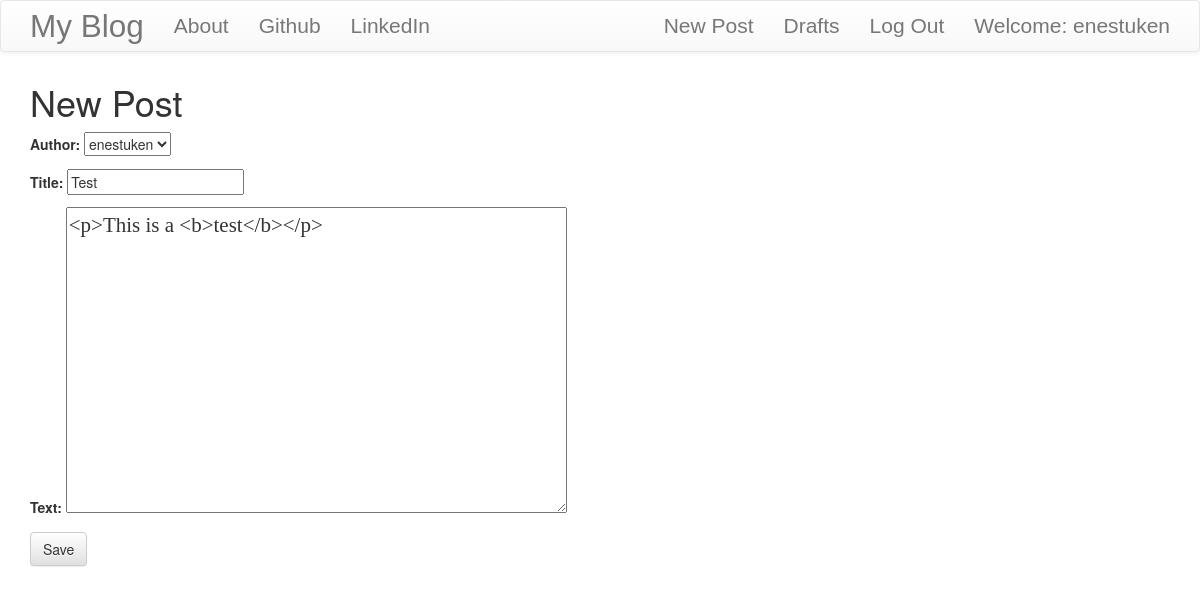
/post/1/edit/ (signed in), run on an earlier commit of the app's database.
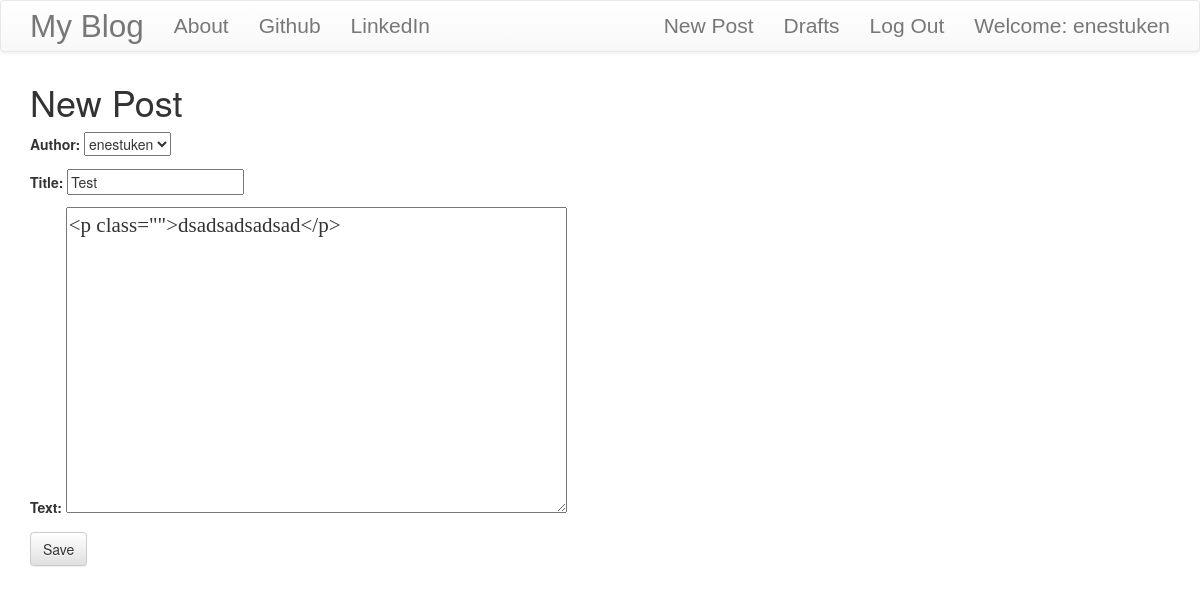
And on a later commit of the database.
### blog/models.py (models this page shows, shortened)
class Post(models.Model):
    author = models.ForeignKey('auth.User',on_delete = models.CASCADE)
    title = models.CharField(max_length=200)
    text = models.TextField()
    create_date = models.DateTimeField(default=timezone.now)
    published_date = models.DateTimeField(blank=True,null=True)

### blog/views.py (the view)
# urls.py: path('post/<int:pk>/edit/',views.PostUpdateView.as_view(),name='post_edit'),
class PostUpdateView(LoginRequiredMixin,UpdateView):
    login_url = '/login/'
    redirect_field_name = 'blog/post_detail.html'
    form_class = PostForm
    model = Post

### blog/forms.py
class PostForm(forms.ModelForm):
    class Meta():
        model = Post
        fields = ('author','title','text')
        widgets = {
                    'title':forms.TextInput(attrs={'class':'textinputclass'}),
                    'text':forms.Textarea(attrs={'class':'editable medium-editor-textarea postcontent'}),
        }

### blog/templates/blog/post_form.html (shortened to what this page needs)
{% extends "blog/base.html" %}
{% block content %}
<h1>New Post</h1>
<form class="post-form" method="POST">
    {{form.as_p}}
    <button type="submit" class="save btn btn-default">Save</button>
</form>
{% endblock %}

What changed in the data, as far as the page shows it:
changed Post "enestuken": text "<p>This is a <b>test</b></p>" → "<p class=\"\">dsadsadsadsad</p>"
